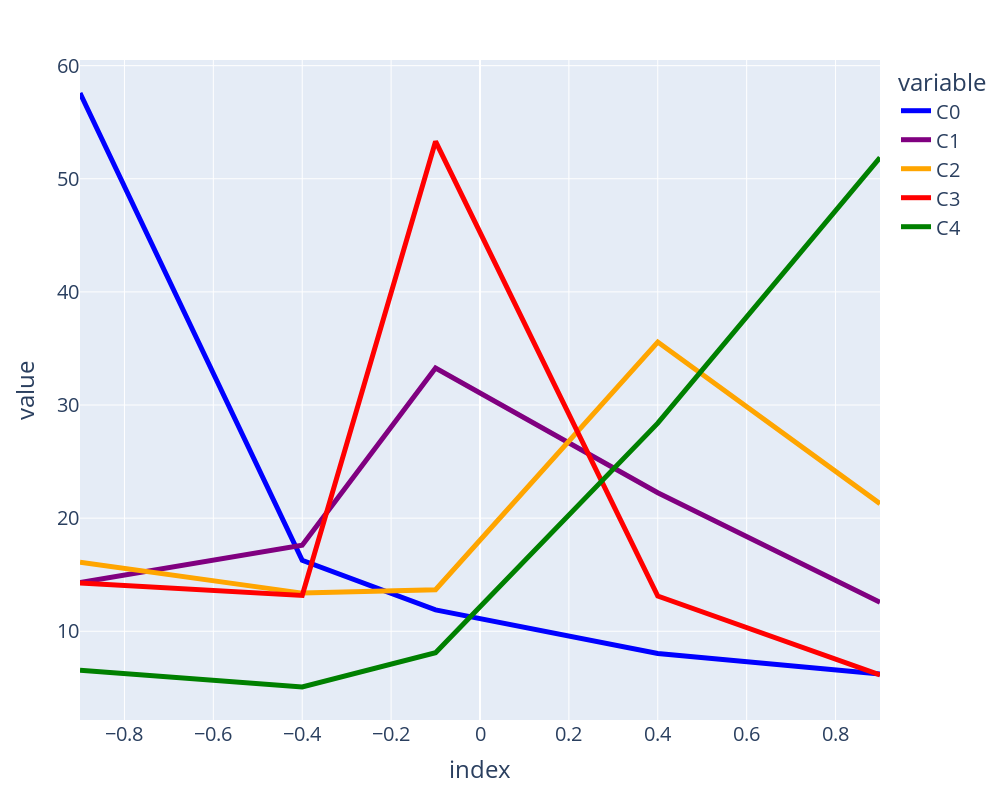

Here is the notebook cell this chart was saved with:
### Code cell
fig = px.line(df_clus, height=800, width=1000, color_discrete_map={
                 "C0": "blue",
                 "C1": "purple",
                 "C2": "orange",
                 "C3": "red",
                 "C4": "green"
             })
fig.update_layout(font=dict(size= 20))
fig.update_traces(line_width=5)
fig.show()

### Figure 1 — Plotly figure (JSON) as saved in the notebook; plotly's stock layout.template omitted (floating-point values rounded to 4 significant figures)
{"data": [{"hovertemplate": "variable=C0<br>index=%{x}<br>value=%{y}<extra></extra>", "legendgroup": "C0", "line": {"color": "blue", "dash": "solid", "width": 5}, "marker": {"symbol": "circle"}, "mode": "lines", "name": "C0", "orientation": "v", "showlegend": true, "type": "scatter", "x": [-0.9, -0.4, -0.1, 0.4, 0.9], "xaxis": "x", "y": [57.58, 16.28, 11.89, 8.031, 6.217], "yaxis": "y"}, {"hovertemplate": "variable=C1<br>index=%{x}<br>value=%{y}<extra></extra>", "legendgroup": "C1", "line": {"color": "purple", "dash": "solid", "width": 5}, "marker": {"symbol": "circle"}, "mode": "lines", "name": "C1", "orientation": "v", "showlegend": true, "type": "scatter", "x": [-0.9, -0.4, -0.1, 0.4, 0.9], "xaxis": "x", "y": [14.31, 17.6, 33.27, 22.24, 12.57], "yaxis": "y"}, {"hovertemplate": "variable=C2<br>index=%{x}<br>value=%{y}<extra></extra>", "legendgroup": "C2", "line": {"color": "orange", "dash": "solid", "width": 5}, "marker": {"symbol": "circle"}, "mode": "lines", "name": "C2", "orientation": "v", "showlegend": true, "type": "scatter", "x": [-0.9, -0.4, -0.1, 0.4, 0.9], "xaxis": "x", "y": [16.11, 13.37, 13.68, 35.56, 21.28], "yaxis": "y"}, {"hovertemplate": "variable=C3<br>index=%{x}<br>value=%{y}<extra></extra>", "legendgroup": "C3", "line": {"color": "red", "dash": "solid", "width": 5}, "marker": {"symbol": "circle"}, "mode": "lines", "name": "C3", "orientation": "v", "showlegend": true, "type": "scatter", "x": [-0.9, -0.4, -0.1, 0.4, 0.9], "xaxis": "x", "y": [14.26, 13.17, 53.31, 13.11, 6.153], "yaxis": "y"}, {"hovertemplate": "variable=C4<br>index=%{x}<br>value=%{y}<extra></extra>", "legendgroup": "C4", "line": {"color": "green", "dash": "solid", "width": 5}, "marker": {"symbol": "circle"}, "mode": "lines", "name": "C4", "orientation": "v", "showlegend": true, "type": "scatter", "x": [-0.9, -0.4, -0.1, 0.4, 0.9], "xaxis": "x", "y": [6.547, 5.074, 8.101, 28.4, 51.88], "yaxis": "y"}], "layout": {"font": {"size": 20}, "height": 800, "legend": {"title": {"text": "variable"}, "tracegroupgap": 0}, "margin": {"t": 60}, "width": 1000, "xaxis": {"anchor": "y", "domain": [0, 1], "title": {"text": "index"}}, "yaxis": {"anchor": "x", "domain": [0, 1], "title": {"text": "value"}}}}
